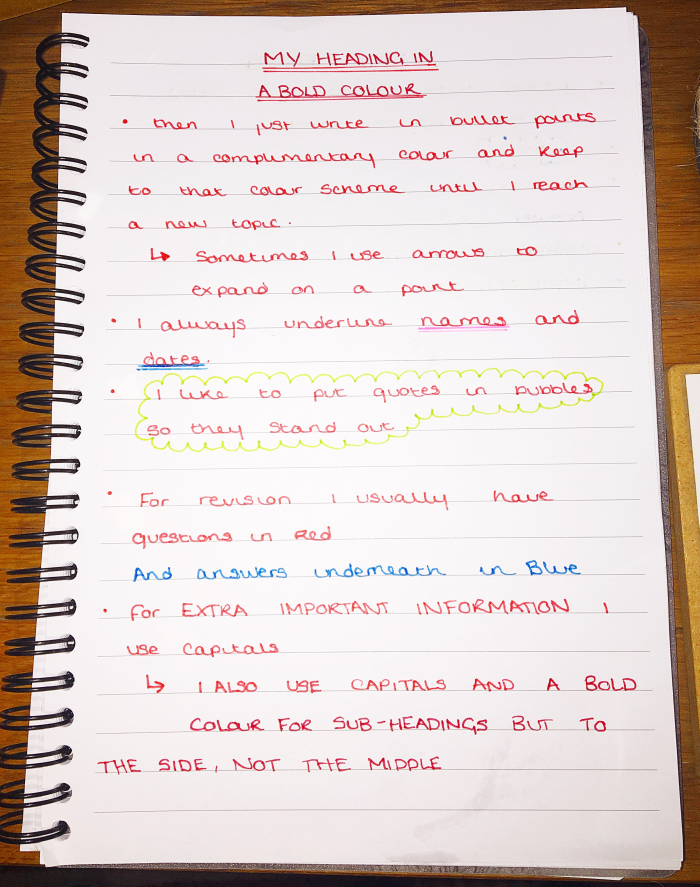
#> input picture images/note.jpg, 2798 x 3548 px, found by its file name (shown at 1/4 size)
$ jupyter execute 'Ex-09-Perpsective Transform.ipynb'
#> lines starting #> are read from the running program, lines starting #| are printed output that depends on the picture
# Perpsective Transform

#### Import Libraries

[cell 1]
import cv2
import numpy as np
import matplotlib.pyplot as plt

[cell 2]
# Read/load Imput image
input_image = cv2.imread(r'D:\Computer-Vision-Bootcamp\images\note.jpg')
#> input_image is the input picture: shape (3548, 2798, 3); mean B, G, R 200.4, 204.6, 218.7
cv2.imshow('Orginal Image', input_image )
cv2.waitKey(5000)
cv2.destroyAllWindows()

[cell 3]
# Cordinates of the 4 corners of the original image
orig_img_coor = np.float32([[71,72],[369,74],[19,485],[435,484]])

for x in range(0,4):
    cv2.circle(input_image, (orig_img_coor[x][0], orig_img_coor[x][1]), 5, (255,0,0), -1)

# Show the original image
cv2.imshow('Coordinates Marked', input_image)
cv2.waitKey(5000)
#> Out = 27

[cell 4]
height, width = 450,350

# Cordinates of the 4 corners of the target output
new_img_coor = np.float32([[0,0], [width,0], [height,0], [width,height]])

# Use the two sets of four points to compute the perpective transformation matrix, P
P = cv2.getPerspectiveTransform(orig_img_coor, new_img_coor)
#> P = [[4.85, -4.29, -35.86], [0, -9.19e-17, 6.68e-14], [0.0108, -0.0118, 1]]

perspective = cv2.warpPerspective(input_image, P, (width,height))
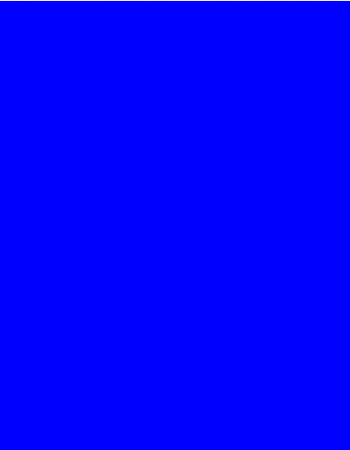
#> perspective: shape (450, 350, 3); mean B, G, R 255, 0.5, 0.5

cv2.imshow('warpPerspective', perspective)
cv2.waitKey(5000)
cv2.destroyAllWindows()
